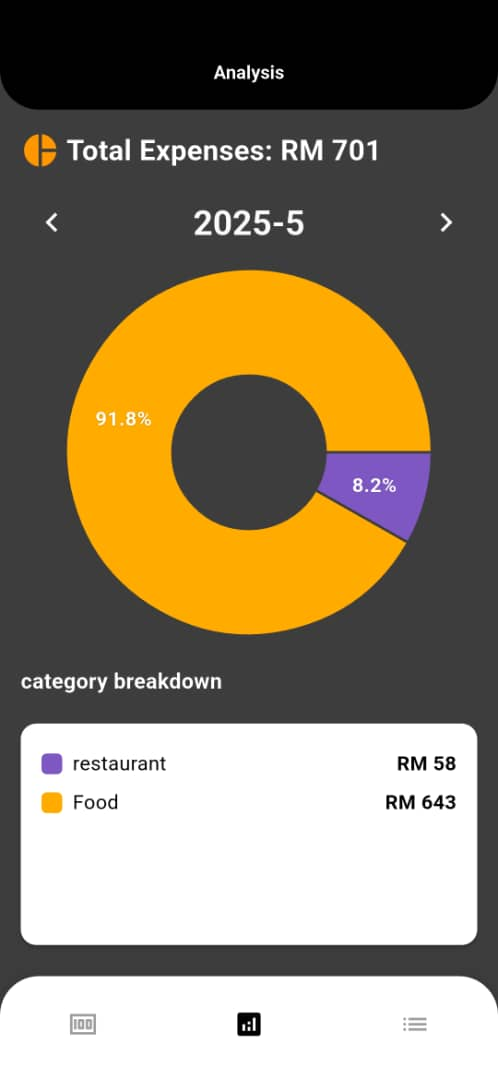
#> input picture storeListingPic/1.png, 498 x 1080 px
$ python converter.py
#> lines starting #> are read from the running program, lines starting #| are printed output that depends on the picture
from PIL import Image
import os

# 出力フォルダ名を指定
output_folder = "crop_images"

def crop_to_16_9(image_path, output_path):
    """
    Crops an image to a 16:9 aspect ratio from the center.

    Args:
        image_path (str): Path to the input image.
        output_path (str): Path to save the cropped image (including the output folder).
    """
#> called with image_path = '1.png', output_path = 'crop_images/1.png'
    try:
        img = Image.open(image_path)
#> img is the input picture: PIL image 498x1080 RGB; mean R, G, B 139.7, 127, 103.5
        orig_width, orig_height = img.size
#> orig_width = 498; orig_height = 1080
        target_aspect = 16.0 / 9.0
        current_aspect = float(orig_width) / float(orig_height)
#> current_aspect = 0.461

        print(f"Processing {image_path}: Original size {orig_width}x{orig_height} (Aspect: {current_aspect:.2f})")
#| Processing 1.png: Original size 498x1080 (Aspect: 0.46)

        # --- クロップロジック (変更なし) ---
        if abs(current_aspect - target_aspect) < 0.01:
            print(f"  Image is already close to 16:9. Saving copy to {output_path}")
            # アスペクト比が既に近い場合でも、指定された出力パスにコピーを保存
            img.save(output_path)
            return

        if current_aspect > target_aspect:
            # Image is wider than 16:9 (crop width)
            new_width = int(target_aspect * orig_height)
            offset = (orig_width - new_width) / 2
            crop_box = (offset, 0, orig_width - offset, orig_height)
            print(f"  Cropping width. Box: ({crop_box[0]:.0f}, {crop_box[1]}, {crop_box[2]:.0f}, {crop_box[3]})")
        else:
            # Image is taller than 16:9 (crop height)
            new_height = int(orig_width / target_aspect)
#> new_height = 280
            offset = (orig_height - new_height) / 2
#> offset = 400
            crop_box = (0, offset, orig_width, orig_height - offset)
#> crop_box = (0, 400, 498, 680)
            print(f"  Cropping height. Box: ({crop_box[0]}, {crop_box[1]:.0f}, {crop_box[2]}, {crop_box[3]:.0f})")
#|   Cropping height. Box: (0, 400, 498, 680)

        # Ensure crop_box coordinates are integers
        crop_box_int = tuple(map(int, crop_box))
#> crop_box_int = (0, 400, 498, 680)

        # Crop the image
        cropped_img = img.crop(crop_box_int)
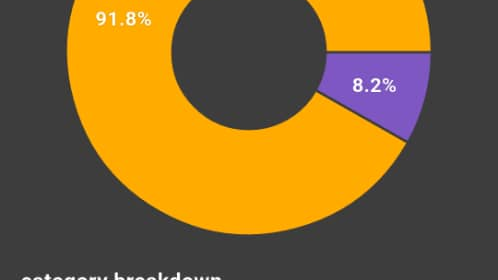
#> cropped_img: PIL image 498x280 RGB; mean R, G, B 129.3, 99.9, 48.3
        new_width, new_height = cropped_img.size
#> new_width = 498
        print(f"  Saving cropped image ({new_width}x{new_height}) to {output_path}") # 出力パスを表示
#|   Saving cropped image (498x280) to crop_images/1.png
        cropped_img.save(output_path) # 指定された出力パスに保存

    except FileNotFoundError:
        print(f"Error: File not found at {image_path}")
    except Exception as e:
        print(f"An error occurred processing {image_path}: {e}")

# --- Main Execution ---
if __name__ == "__main__":
    # 元の画像ファイル名
    image_filenames = ["1.png", "2.png", "3.png", "4.png"]

    # 出力フォルダが存在しない場合は作成
    try:
        os.makedirs(output_folder, exist_ok=True) # exist_ok=True でフォルダが既に存在してもエラーにならない
        print(f"Output directory '{output_folder}' ensured/created.")
    except OSError as e:
        print(f"Error creating directory {output_folder}: {e}")
        # ディレクトリ作成に失敗した場合はスクリプトを終了するなどの処理も可能
        exit() # スクリプトを停止

    # 各画像を処理
    for filename in image_filenames:
        input_filepath = filename # スクリプトと同じディレクトリにあると仮定

        if os.path.exists(input_filepath):
            # 出力ファイルのフルパスを作成 (例: "crop_images/1.png")
            output_filepath = os.path.join(output_folder, filename)

            # クロップ関数を呼び出し
            crop_to_16_9(input_filepath, output_filepath)
        else:
            print(f"Skipping {filename}: Input file does not exist.")
#> pass 2 of the loop `for filename in image_filenames:`:
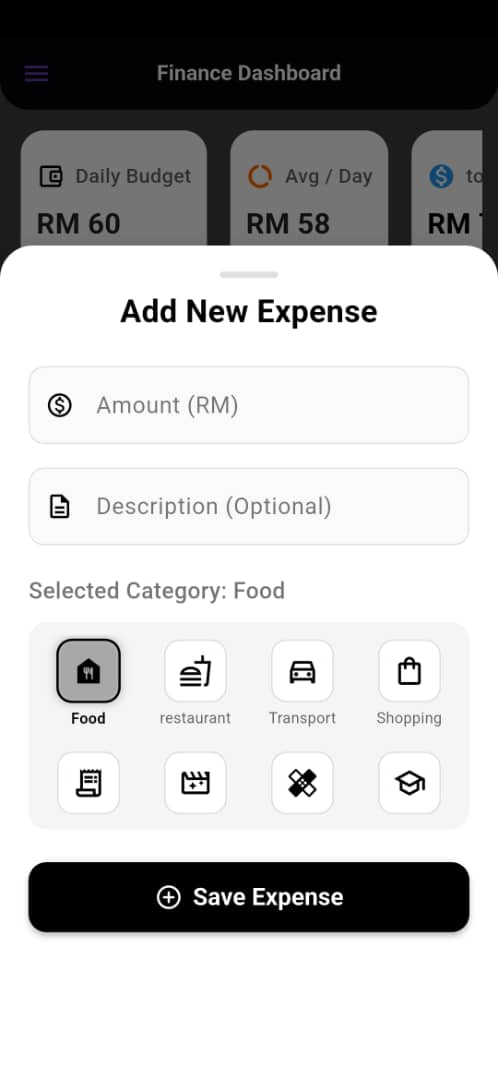
#> input picture storeListingPic/2.png, 498 x 1080 px
#> in crop_to_16_9, img is the input picture: PIL image 498x1080 RGB; mean R, G, B 187.5, 187.5, 187.6
#| Processing 2.png: Original size 498x1080 (Aspect: 0.46)
#|   Cropping height. Box: (0, 400, 498, 680)
#> in crop_to_16_9 (call 2), `cropped_img = img.crop(crop_box_int)`:
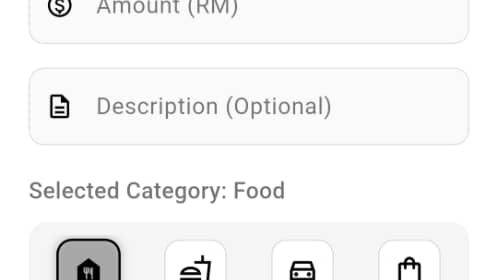
#> cropped_img: PIL image 498x280 RGB; min 0, max 255, mean 244.3
#|   Saving cropped image (498x280) to crop_images/2.png

    print("\nProcessing complete.")
